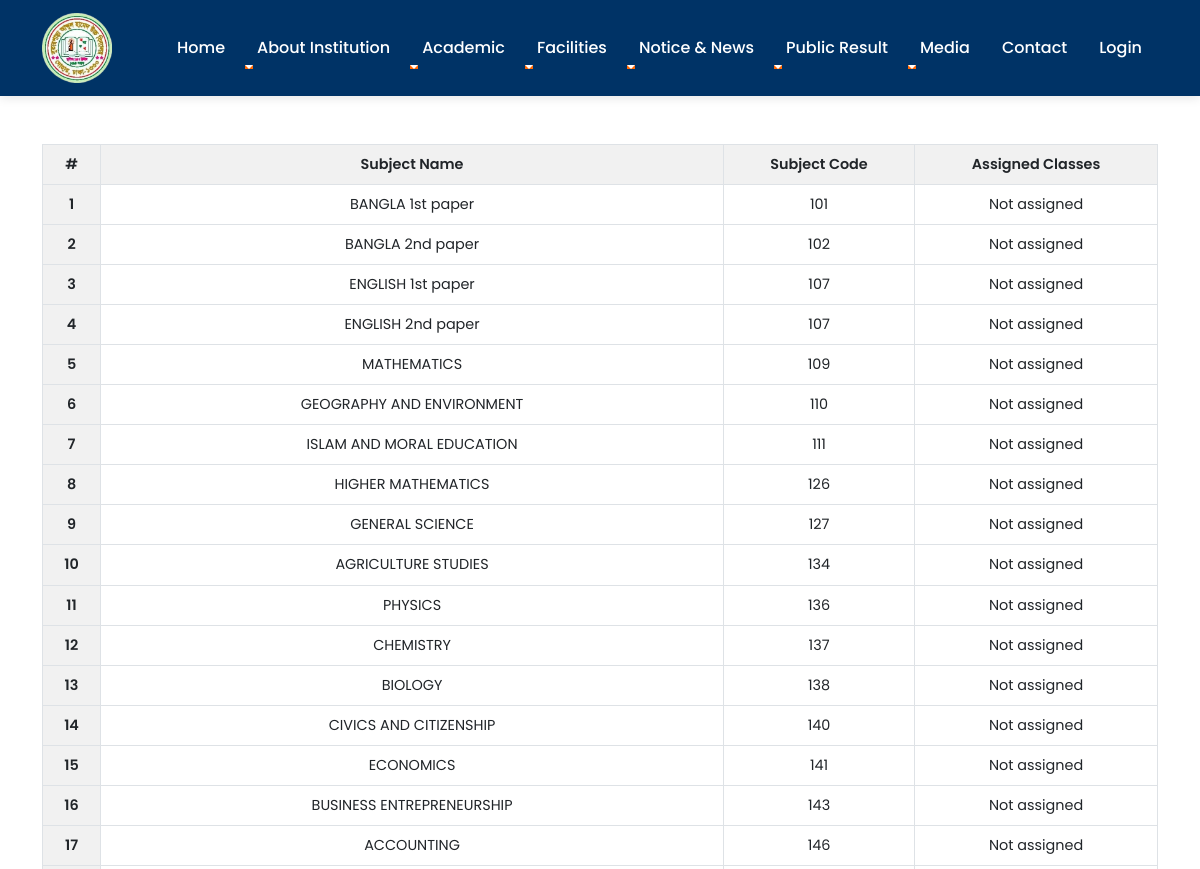
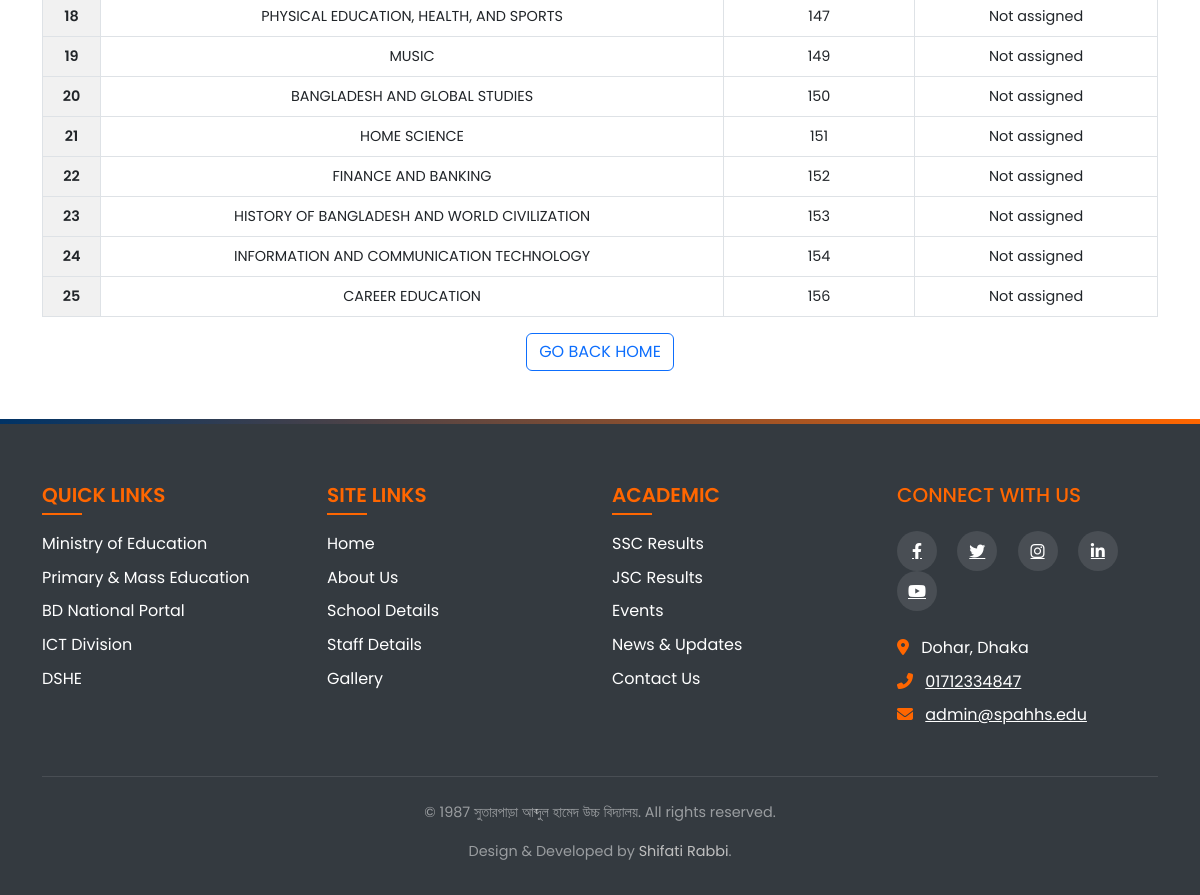
Screenshot of /all-subject.php with the database file from the repository (2 pictures, top to bottom).
### tables this page shows
CREATE TABLE `subjects` (
  `subject_id` int(11) NOT NULL,
  `subject_name` varchar(100) NOT NULL,
  `subject_code` varchar(50) NOT NULL
);

CREATE TABLE `setting` (
  `id` int(11) NOT NULL,
  `current_year` int(11) NOT NULL,
  `current_semester` varchar(11) NOT NULL,
  `school_name` varchar(100) NOT NULL,
  `slogan` varchar(300) NOT NULL,
  `about` text NOT NULL
);

### admin/data/subject.php (called while the page is built, shortened)
<?php
function getAllSubjects($conn) {
    $sql = "SELECT * FROM subjects ORDER BY CAST(subject_code AS UNSIGNED), subject_name";
    $stmt = $conn->prepare($sql);
    $stmt->execute();
    if ($stmt->rowCount() >= 1) {
        $subjects = $stmt->fetchAll();
        return $subjects;
    } else {
        return 0;
    }
}
function getSubjectClasses($subject_id, $conn) {
    $sql = "SELECT c.* FROM class c
            JOIN class_subjects cs ON c.class_id = cs.class_id
            WHERE cs.subject_id=?";
    $stmt = $conn->prepare($sql);
    $stmt->execute([$subject_id]);
    if ($stmt->rowCount() >= 1) {
        $classes = $stmt->fetchAll();
        return $classes;
    } else {
        return 0;
    }
}
?>

### data/setting.php (called while the page is built)
<?php
function getSetting($conn){
   $sql = "SELECT * FROM setting";
   $stmt = $conn->prepare($sql);
   $stmt->execute();
   if ($stmt->rowCount() == 1) {
     $settings = $stmt->fetch();
     return $settings;
   }else {
    return 0;
   }
}

### all-subject.php (the view, shortened to what this page needs)
<?php
    include "header.php";
    include "admin/data/subject.php";
    include "admin/data/class.php";
    $subjects = getAllSubjects($conn);
?>
    <div class="container mt-5">
        <?php if ($subjects != 0) { ?>
            <div class="table-responsive mt-3">
                <table class="table table-bordered">
                    <thead>
                        <tr>
                            <th scope="col">#</th>
                            <th scope="col">Subject Name</th>
                            <th scope="col">Subject Code</th>
                            <th scope="col">Assigned Classes</th>
                        </tr>
                    </thead>
                    <tbody>
                        <?php foreach ($subjects as $i => $subject) {
                            $assigned_classes = getSubjectClasses($subject['subject_id'], $conn);
                        ?>
                        <tr>
                            <th scope="row"><?=$i+1?></th>
                            <td><?=$subject['subject_name']?></td>
                            <td><?=$subject['subject_code']?></td>
                            <td>
                                <?php if ($assigned_classes != 0) {
                                    $class_names = array_map(function($c) {
                                        return $c['class_name'];
                                    }, $assigned_classes);
                                    echo implode(', ', $class_names);
                                } else {
                                    echo 'Not assigned';
                                } ?>
                            </td>
                        </tr>
                        <?php } ?>
                    </tbody>
                </table>
            </div>
        <?php } else { ?>
            <div class="alert alert-info mt-3" role="alert">
                No subjects found. Comming Soon!
            </div>
        <?php } ?>
    </div>
<div class="mb-5" style="justify-self: center;">
    <a href="index.php" class="btn btn-outline-primary">Go Back Home</a>
</div>
<?php
include "footer.php";
?>

### footer.php (shortened to what this page needs)
<footer class="footer">
    <div class="container">
        <div class="row">
            <div class="col-md-3 mb-4 mb-md-0">
                <div class="footer-links">
                    <h5 class="text-uppercase mb-4" style="color: var(--secondary-color);">Quick Links</h5>
                    <ul class="list-unstyled">
                        <li class="mb-2"><a href="https://www.moedu.gov.bd/" class="text-white footer-link">Ministry of Education</a></li>
                        <li class="mb-2"><a href="https://www.mopme.gov.bd/" class="text-white footer-link">Primary & Mass Education</a></li>
                        <li class="mb-2"><a href="https://bangladesh.gov.bd/" class="text-white footer-link">BD National Portal</a></li>
                        <li class="mb-2"><a href="https://a2i.gov.bd/" class="text-white footer-link">ICT Division</a></li>
                        <li class="mb-2"><a href="http://www.dshe.gov.bd/" class="text-white footer-link">DSHE</a></li>
                    </ul>
                </div>
            </div>
            <div class="col-md-3 mb-4 mb-md-0">
                <div class="footer-links">
                    <h5 class="text-uppercase mb-4" style="color: var(--secondary-color);">Site Links</h5>
                    <ul class="list-unstyled">
                        <li class="mb-2"><a href="index" class="text-white footer-link">Home</a></li>
                        <li class="mb-2"><a href="about" class="text-white footer-link">About Us</a></li>
                        <li class="mb-2"><a href="basic-info" class="text-white footer-link">School Details</a></li>
                        <li class="mb-2"><a href="people_info" class="text-white footer-link">Staff Details</a></li>
                        <li class="mb-2"><a href="gallery" class="text-white footer-link">Gallery</a></li>
                    </ul>
                </div>
            </div>
            <div class="col-md-3 mb-4 mb-md-0">
                <div class="footer-links">
                    <h5 class="text-uppercase mb-4" style="color: var(--secondary-color);">Academic</h5>
                    <ul class="list-unstyled">
                        <li class="mb-2"><a href="public_results_ssc" class="text-white footer-link">SSC Results</a></li>
                        <li class="mb-2"><a href="public_results_jsc" class="text-white footer-link">JSC Results</a></li>
                        <li class="mb-2"><a href="events" class="text-white footer-link">Events</a></li>
                        <li class="mb-2"><a href="news" class="text-white footer-link">News & Updates</a></li>
                        <li class="mb-2"><a href="contact" class="text-white footer-link">Contact Us</a></li>
                    </ul>
                </div>
            </div>
            <div class="col-md-3">
                <div class="footer-contact">
                    <h5 class="text-uppercase mb-4" style="color: var(--secondary-color);">Connect With Us</h5>
                    <div class="social-icons mb-4">
                        <a href="https://www.facebook.com/groups/348161615295603/" class="text-white me-3 social-icon"><i class="fab fa-facebook-f"></i></a>
                        <a href="#" class="text-white me-3 social-icon"><i class="fab fa-twitter"></i></a>
                        <a href="#" class="text-white me-3 social-icon"><i class="fab fa-instagram"></i></a>
                        <a href="#" class="text-white me-3 social-icon"><i class="fab fa-linkedin-in"></i></a>
                        <a href="#" class="text-white me-3 social-icon"><i class="fab fa-youtube"></i></a>
                    </div>
                    <address class="mb-0">
                        <p class="mb-2">
                            <i class="fas fa-map-marker-alt me-2" style="color: var(--secondary-color);"></i>
                            <span>Dohar, Dhaka</span>
                        </p>
                        <p class="mb-2">
                            <i class="fas fa-phone-alt me-2" style="color: var(--secondary-color);"></i>
                            <a href="tel:01712334847" class="text-white">01712334847</a>
                        </p>
                        <p class="mb-0">
                            <i class="fas fa-envelope me-2" style="color: var(--secondary-color);"></i>
                            <a href="mailto:admin@spahhs.edu" class="text-white">admin@spahhs.edu</a>
                        </p>
                    </address>
                </div>
            </div>
        </div>
        <div class="copyright text-center">
            <p>&copy; <?=$setting['current_year']?> <?=$setting['school_name']?>. All rights reserved.</p>
            <p>Design & Developed by <a href="tel: 01571501416" style="text-decoration: none; color: silver;">Shifati Rabbi</a>.</p>
        </div>
    </div>
</footer>
</body>
</html>

### css/style.css (style rules this page uses)
:root { --primary-color: #003366; --secondary-color: #ff6600; --light-color: #f8f9fa; --dark-color: #343a40; --transition-speed: 0.4s; }
body { font-family: 'Poppins', 'Segoe UI', Tahoma, Geneva, Verdana, sans-serif; line-height: 1.6; color: #333; overflow-x: hidden; }
html { scroll-behavior: smooth; }
.footer { background-color: var(--dark-color); color: white; padding: 4rem 0 1rem; position: relative; }
.footer::before { content: ''; position: absolute; top: 0; left: 0; width: 100%; height: 5px; background: linear-gradient(90deg, var(--primary-color), var(--secondary-color)); }
.footer-links h5 { color: white; font-weight: 600; margin-bottom: 1.5rem; position: relative; }
.footer-links h5::after { content: ''; position: absolute; bottom: -8px; left: 0; width: 40px; height: 2px; background-color: var(--secondary-color); }
.footer-links ul { list-style: none; padding-left: 0; }
.footer-links li { margin-bottom: 0.75rem; }
.footer-links a { color: rgba(255, 255, 255, 0.7); text-decoration: none; transition: all var(--transition-speed) ease; position: relative; padding-left: 0; }
.footer-links a::before { content: '→'; position: absolute; left: -15px; opacity: 0; transition: all var(--transition-speed) ease; color: var(--secondary-color); }
.social-icons a { display: inline-flex; align-items: center; justify-content: center; width: 40px; height: 40px; background-color: rgba(255, 255, 255, 0.1); border-radius: 50%; color: white; margin-right: 0.75rem; transition: all var(--transition-speed) ease; }
.copyright { border-top: 1px solid rgba(255, 255, 255, 0.1); padding-top: 1.5rem; margin-top: 3rem; text-align: center; color: rgba(255, 255, 255, 0.5); font-size: 0.9rem; }
.table th { background-color: #f1f1f1; font-weight: 600; }
.table-bordered { border: 1px solid #dee2e6; }
.table-bordered th, .table-bordered td { border: 1px solid #dee2e6; }
.table-responsive { overflow-x: auto; }
.table th { background-color: #f1f1f1; font-weight: 600; text-align: center; }
.table td { text-align: center; vertical-align: middle; }

### rows the page displays
subjects: subject_name "BANGLA 1st paper", subject_code "101"
subjects: subject_name "BANGLA 2nd paper", subject_code "102"
subjects: subject_name "ENGLISH 1st paper", subject_code "107"
subjects: subject_name "ENGLISH 2nd paper", subject_code "107"
subjects: subject_name "MATHEMATICS", subject_code "109"
subjects: subject_name "GEOGRAPHY AND ENVIRONMENT", subject_code "110"
subjects: subject_name "ISLAM AND MORAL EDUCATION", subject_code "111"
subjects: subject_name "HIGHER MATHEMATICS", subject_code "126"
subjects: subject_name "GENERAL SCIENCE", subject_code "127"
subjects: subject_name "AGRICULTURE STUDIES", subject_code "134"
subjects: subject_name "PHYSICS", subject_code "136"
subjects: subject_name "CHEMISTRY", subject_code "137"
subjects: subject_name "BIOLOGY", subject_code "138"
subjects: subject_name "CIVICS AND CITIZENSHIP", subject_code "140"
subjects: subject_name "ECONOMICS", subject_code "141"
subjects: subject_name "BUSINESS ENTREPRENEURSHIP", subject_code "143"
subjects: subject_name "ACCOUNTING", subject_code "146"
subjects: subject_name "PHYSICAL EDUCATION, HEALTH, AND SPORTS", subject_code "147"
subjects: subject_name "MUSIC", subject_code "149"
subjects: subject_name "BANGLADESH AND GLOBAL STUDIES", subject_code "150"
subjects: subject_name "HOME SCIENCE", subject_code "151"
subjects: subject_name "FINANCE AND BANKING", subject_code "152"
subjects: subject_name "HISTORY OF BANGLADESH AND WORLD CIVILIZATION", subject_code "153"
subjects: subject_name "INFORMATION AND COMMUNICATION TECHNOLOGY", subject_code "154"
subjects: subject_name "CAREER EDUCATION", subject_code "156"
setting: current_year "1987", school_name "সুতারপাড়া আব্দুল হামেদ উচ্চ বিদ্যালয়"
